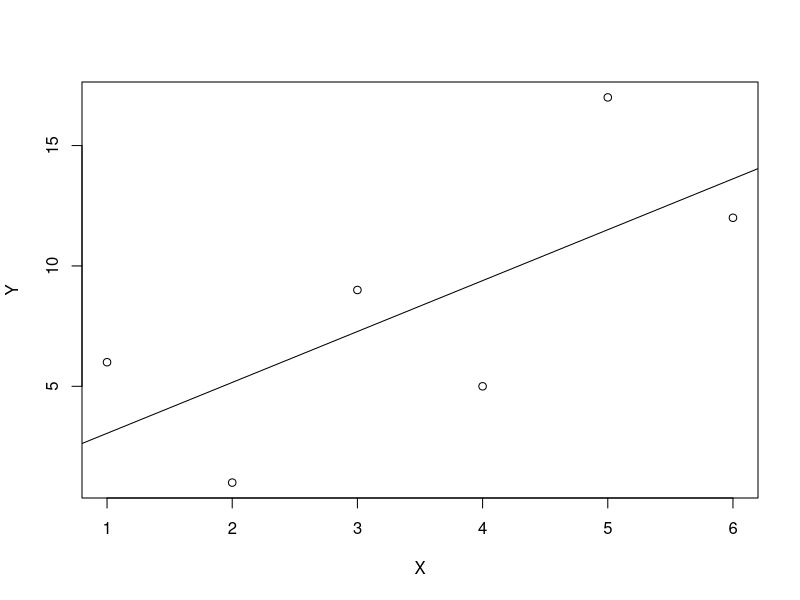
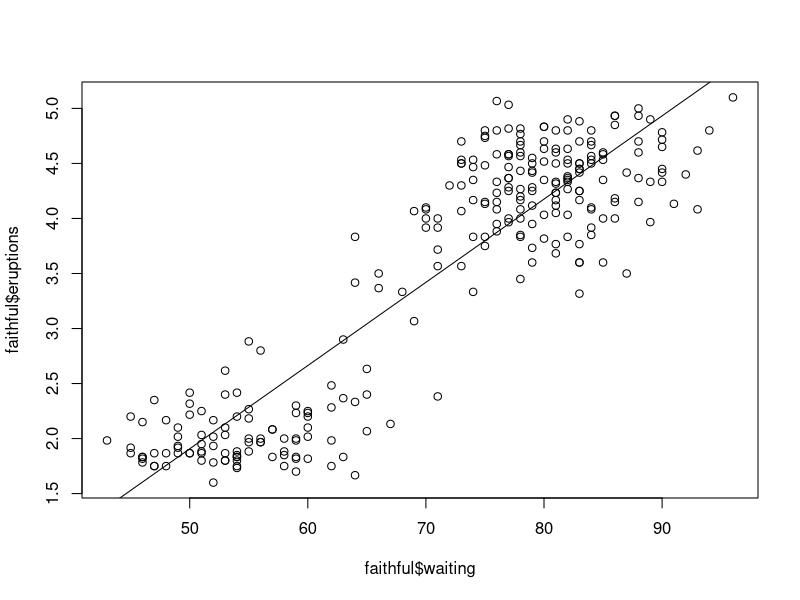
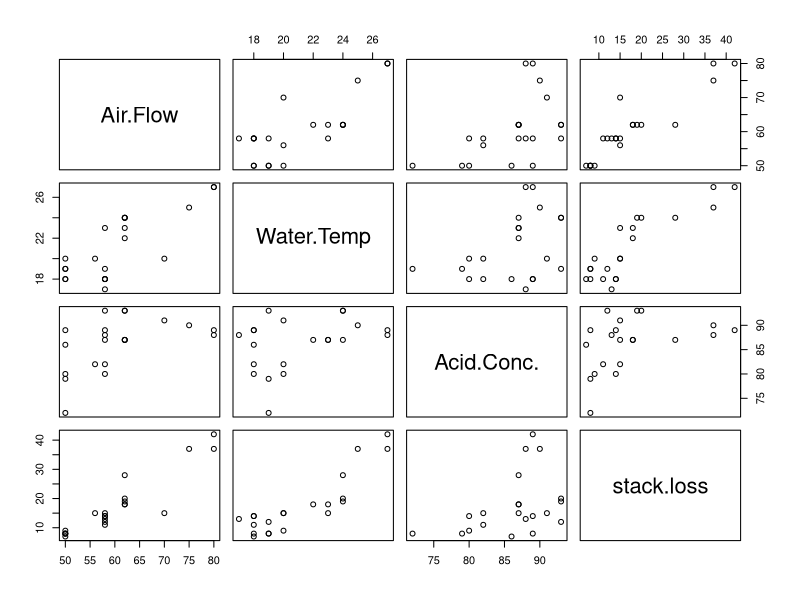
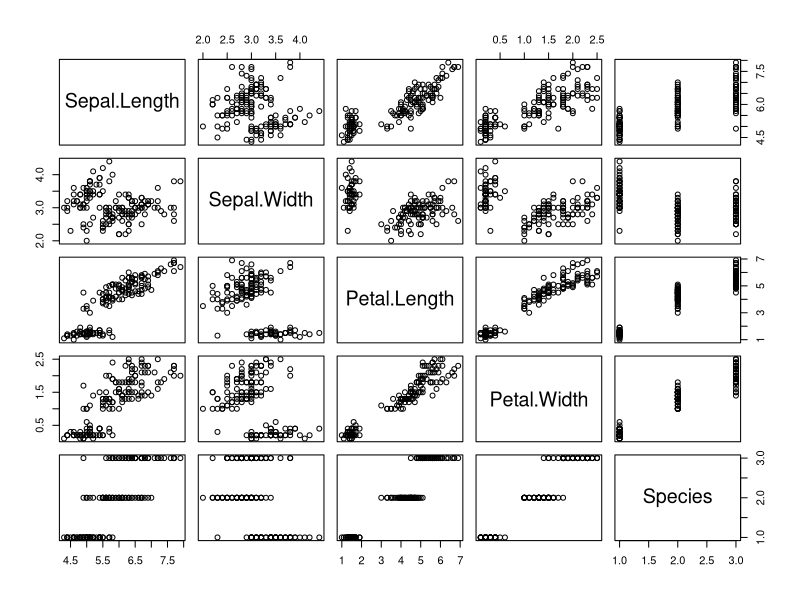
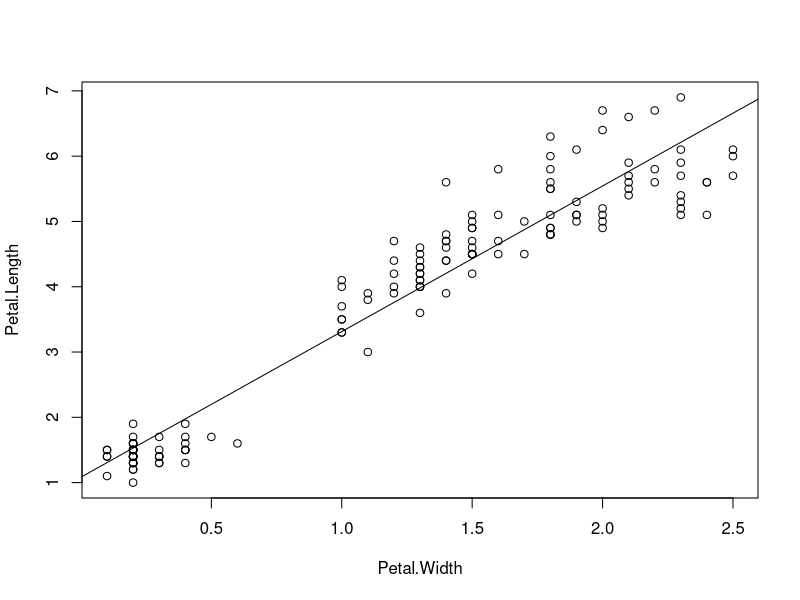
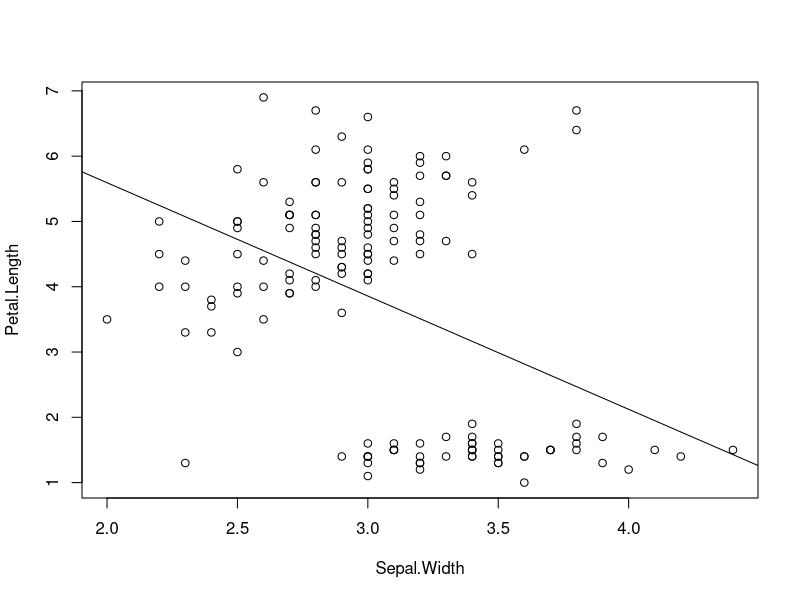

Reproduce these figures in R, in order.
#1
x <- c(1,2,3,4,5,6)
y <- c(6,1,9,5,17,12)
values <- data.frame(x, y)
plot(values, xlab="X", ylab="Y")
cor(x,y)
model <- lm(y ~ x, data=values)
model
model$coefficients
model$residuals
abline(model)
predict(model, values)
summary(model)

n <- length(x)
a <- ( n * sum (x*y) - sum(x) * sum(y)) / (n * sum(x*x) - sum(x)^2)
b <- (sum(y) - a * sum(x)) / n

#2
help(faithful)
data(faithful)
faithful <- faithful[c(2,1)]
summary(faithful)
plot(faithful$waiting, faithful$eruptions)
cor(faithful$waiting, faithful$eruptions)

model = lm(eruptions ~ waiting, data=faithful) 
summary(model)
abline(model)

newData = data.frame(waiting = c(50, 60, 70, 80, 90))
  predict(model, newData)



# Q3

help(stackloss)
data(stackloss)
stackloss
pairs(stackloss)

#build multiple linear regression model
model = lm(stack.loss ~  Air.Flow + Water.Temp + Acid.Conc., data=stackloss) 
summary(model)
# 0.9136 / 0.8983
model$coefficients

# make a prediction
newdata = data.frame(Air.Flow=72, Water.Temp=20, Acid.Conc.=85) 
predict(model, newdata) 

predict(model, newdata, interval="confidence")
predict(model, newdata, interval="predict")

#build multiple linear regression model
model2 = lm(stack.loss ~  Air.Flow + Water.Temp, data=stackloss) 
summary(model2)
# 0.9088 / 0.8986 
model2$coefficients

anova(model2, model)

# Q4

help(iris)
data(iris)
summary(iris)
pairs(iris)

plot(Petal.Length ~ Petal.Width,  data = iris)
model1 <- lm(Petal.Length ~ Petal.Width, data = iris)
summary(model1)
# 0.9271 / 0.9266
abline(model1)

plot(Petal.Length ~ Sepal.Width,  data = iris)
model2 <- lm(Petal.Length ~ Sepal.Width, data = iris)
summary(model2)
# 0.1836 / 0.178
abline(model2)


#build multiple linear regression model
model3 = lm(Petal.Length ~  Sepal.Length + Sepal.Width + Petal.Width, data=iris) 
summary(model3)
# 0.968 / 0.9674

newdata = data.frame(Sepal.Length=6.3, Sepal.Width=2.8, Petal.Width=0.3) 
predict(model3, newdata) 
predict(model3, newdata, interval="confidence")
predict(model3, newdata, interval="predict")


model4 = lm(Petal.Length ~  Sepal.Length + Sepal.Width + Petal.Width + Species, data=iris) 
# iris.lm = lm(Petal.Width ~ , data=iris) 
summary(model4)
# 0.9784 / 0.9778